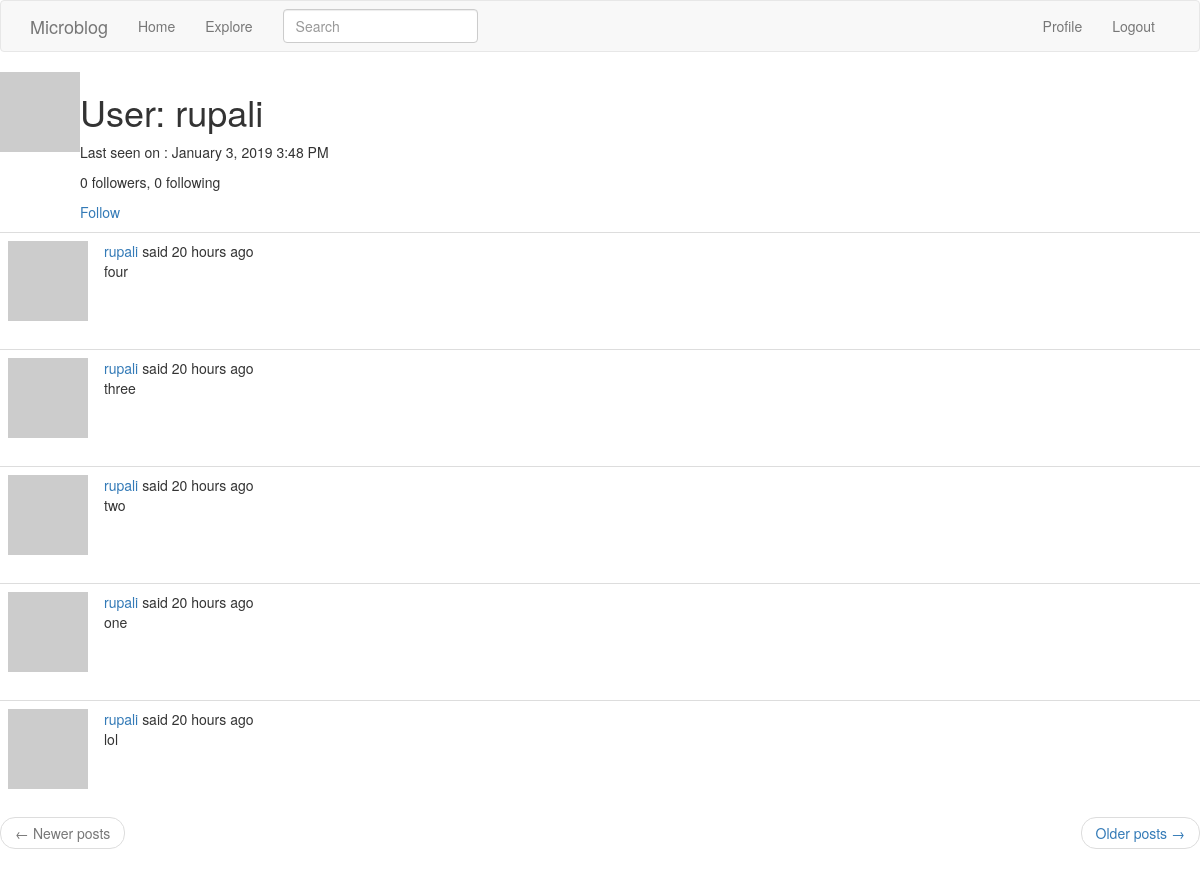
The page /user/rupali (signed in) on the database as committed earlier.
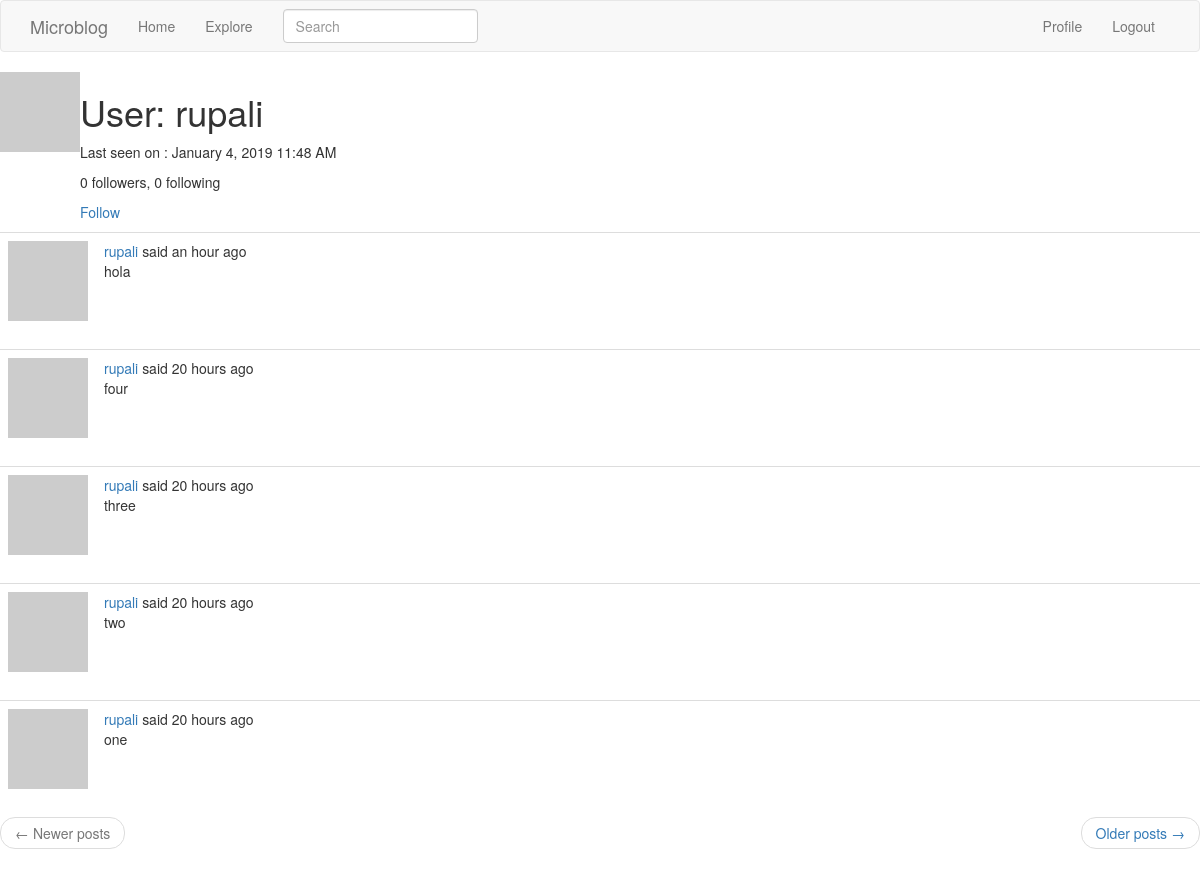
The same page on the database as committed later.
### app/models.py (models this page shows, shortened)
class User(UserMixin, db.Model):
    id = db.Column(db.Integer, primary_key=True)
    username = db.Column(db.String(64), index=True, unique=True)
    email = db.Column(db.String(120), index=True, unique=True)
    password_hash = db.Column(db.String(128))
    posts = db.relationship('Post', backref='author', lazy='dynamic')
    about_me = db.Column(db.String(256))
    last_seen = db.Column(db.DateTime, default=datetime.utcnow())
    """
    adding a many to many relationship with followers and followed
    """
    followed = db.relationship('User',
                               secondary=followers,
                               primaryjoin=(followers.c.follower_id == id),
                               secondaryjoin=(followers.c.followed_id == id),
                               backref=db.backref('followers', lazy='dynamic'), lazy='dynamic')
    def avatar(self, size):
        digest = md5(self.email.lower().encode('utf-8')).hexdigest()
        return 'https://www.gravatar.com/avatar/{}?d=identicon&s={}'.format(digest, size)
    def is_following(self, user):
        return self.followed.filter(followers.c.followed_id == user.id).count() > 0

class SearchableMixin(object):
    @classmethod
    def before_commit(cls, session):
        session._changes = {
            'add': list(session.new),
            'update': list(session.dirty),
            'delete': list(session.deleted)
        }
    @classmethod
    def after_commit(cls, session):
        for obj in session._changes['add']:
            if isinstance(obj, SearchableMixin):
                add_to_index(obj.__tablename__, obj)
        for obj in session._changes['update']:
            if isinstance(obj, SearchableMixin):
                add_to_index(obj.__tablename__, obj)
        for obj in session._changes['delete']:
            if isinstance(obj, SearchableMixin):
                remove_from_index(obj.__tablename__, obj)
        session._changes = None

class Post(SearchableMixin, db.Model):
    __searchable__ = ['body']
    id = db.Column(db.Integer, primary_key=True)
    body = db.Column(db.String(140))
    timestamp = db.Column(db.DateTime, index=True, default=datetime.utcnow)
    user_id = db.Column(db.Integer, db.ForeignKey('user.id'))
    language = db.Column(db.String(5))

### app/main/routes.py (the view)
@bp.route('/user/<username>')
@login_required
def user(username):
    user = User.query.filter_by(username=username).first_or_404()
    page = request.args.get('page', 1, type=int)
    posts = user.posts.order_by(Post.timestamp.desc()).paginate(page, current_app.config['POSTS_PER_PAGE'])
    next_url = url_for('main.index', page=posts.next_num) if posts.has_next else None
    prev_url = url_for('main.index', page=posts.prev_num) if posts.has_prev else None
    return render_template('user.html', user=user, posts=posts.items, next_url=next_url, prev_url=prev_url)

### app/main/forms.py
class SearchForm(FlaskForm):
    q = StringField(_l('Search', validators=[DataRequired()]))
    def __init__(self, *args, **kwargs):
        if 'formdata' not in kwargs:
            kwargs['formdata'] = request.args
        if 'csrf_enabled' not in kwargs:
            kwargs['csrf_enabled'] = False
        super(SearchForm, self).__init__(*args, **kwargs)

### app/main/routes.py (called while the page is built)
@bp.before_request
def before_request():
    if current_user.is_authenticated:
        current_user.last_seen = datetime.utcnow()
        db.session.commit()
        g.search_form = SearchForm()
    g.locale = str(get_locale())

### app/models.py (called while the page is built)
@login.user_loader
def load_user(id):
    return User.query.get(int(id))

### app/templates/user.html (shortened to what this page needs)
{% extends "base.html" %}
{% import 'bootstrap/wtf.html' as wtf %}
{% block content %}
<table>
    <tr valign="top">
        <td><img src="{{ user.avatar(128) }}"></td>
        <td>
             <h1>{{ _('User') }}: {{ user.username }}</h1>
                        {% if user.last_seen %}
                    <p>{{ _('Last seen on') }} : {{ moment(user.last_seen).format('LLL') }}
                </p>
                    {% endif %}
                <p>
                    {{ _('%(count)d followers', count=user.followers.count()) }}, {{ _('%(count)d following', count=user.followed.count()) }}
                </p>
                {% if user == current_user %}
                <p>
                    <a href="{{ url_for('main.edit_profile') }}">Edit your profile</a>
                </p>
                {% elif not current_user.is_following(user) %}
                <p><a href="{{ url_for('main.follow', username=user.username) }}">{{ _('Follow') }}</a></p>
                {% else %}
                <p><a href="{{ url_for('main.unfollow', username=user.username) }}">{{ _('Unfollow') }}</a></p>
                {% endif %}
        </td>
    </tr>
</table>
{% for post in posts %}
    {% include "_post.html" %}
{% endfor %}
<nav aria-label="...">
        <ul class="pager">
            <li class="previous{% if not prev_url %} disabled{% endif %}">
                <a href="{{ prev_url or '#' }}">
                    <span aria-hidden="true">&larr;</span> {{ _('Newer posts') }}
                </a>
            </li>
            <li class="next{% if not next_url %} disabled{% endif %}">
                <a href="{{ next_url or '#' }}">
                    {{ _('Older posts') }} <span aria-hidden="true">&rarr;</span>
                </a>
            </li>
        </ul>
    </nav>
{% endblock %}

### app/templates/_post.html (shortened to what this page needs)
<table class="table table-hover">
        <tr>
            <td width="70px">
                <a href="{{ url_for('main.user', username=post.author.username) }}">
                    <img src="{{ post.author.avatar(70) }}" />
                </a>
            </td>
            <td>
                {{ _('%(username)s said %(when)s', username=user_link, when=moment(post.timestamp).fromNow()) }}
                <br>
                <span id="post{{ post.id }}">{{ post.body }}</span>
            </td>
        </tr>
</table>

Rows that differ between the two databases and show on the page:
no longer on this page (row unchanged): Post: body "lol"
changed User "rupali": last_seen "January 3, 2019 3:48 PM" → "January 4, 2019 11:48 AM"
added Post: body "hola"
